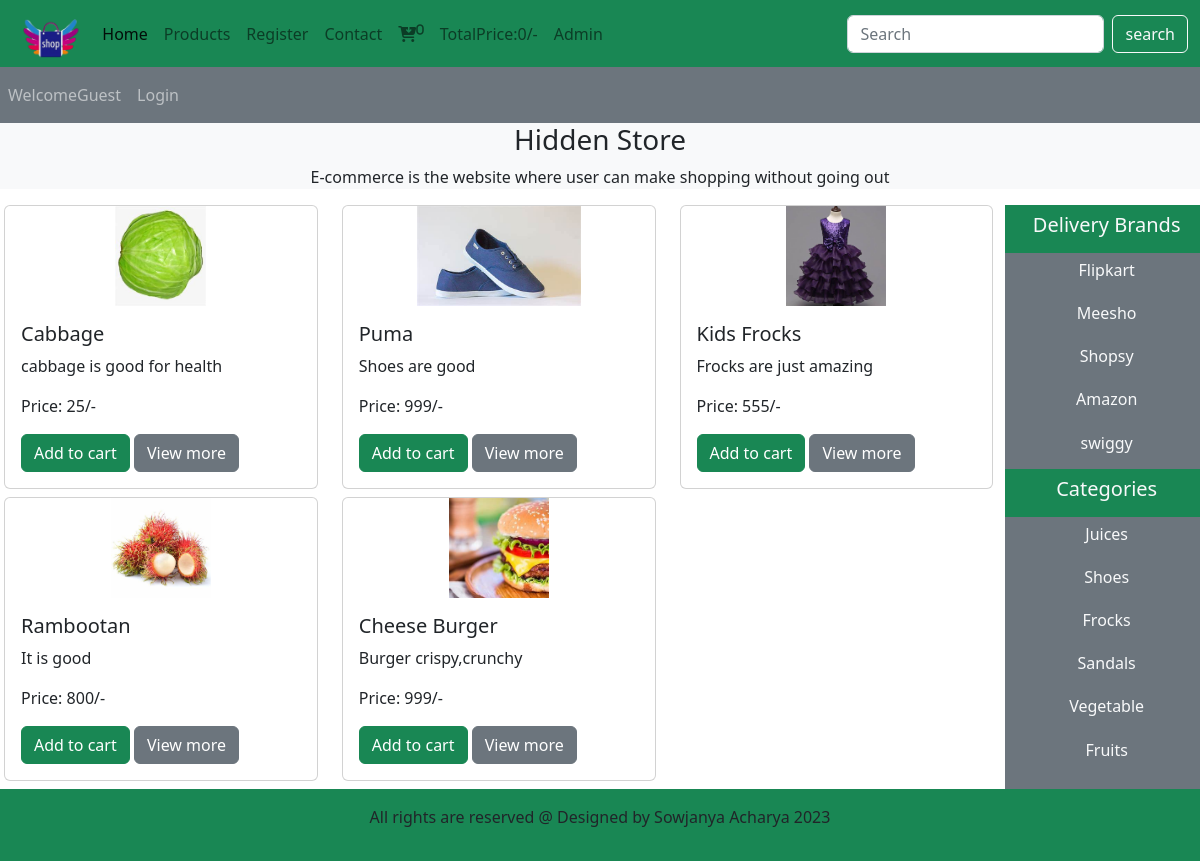
The page / on the database its author committed.
### tables this page shows
CREATE TABLE `products` (
  `products_id` int(11) NOT NULL,
  `products_title` varchar(100) NOT NULL,
  `products_description` varchar(255) NOT NULL,
  `products_keywords` varchar(255) NOT NULL,
  `category_id` int(11) NOT NULL,
  `brands_id` int(11) NOT NULL,
  `products_image1` varchar(255) NOT NULL,
  `products_image2` varchar(255) NOT NULL,
  `products_image3` varchar(255) NOT NULL,
  `products_price` varchar(100) NOT NULL,
  `date` timestamp NOT NULL DEFAULT current_timestamp() ON UPDATE current_timestamp(),
  `status` varchar(100) NOT NULL
);

CREATE TABLE `brands` (
  `brands_id` int(11) NOT NULL,
  `brands_category` varchar(100) NOT NULL
);

CREATE TABLE `categories` (
  `category_id` int(11) NOT NULL,
  `category_title` varchar(100) NOT NULL
);

### functions/commonfunc.php (the view, shortened to what this page needs)
<?php
function getproducts()
{
    global $con;
    if(!isset($_GET['categories']))
    {
        if(!isset($_GET['brand']))
        {
    $select_cat1 = "select * from products order by rand() limit 0,5";
    $result_query = mysqli_query($con,$select_cat1);
    while($row=mysqli_fetch_assoc($result_query)){
      $products_id = $row['products_id'];
      $products_title = $row['products_title'];
      $products_description = $row['products_description'];
      $products_image1 = $row['products_image1'];
      $products_price = $row['products_price'];
      echo "<div class='col-md-4 mb-2'>
      <div class='card' >
        <img src='./admin_area/product_images/$products_image1' class='card-img-top' alt='$products_title'>
          <div class='card-body'>
           <h5 class='card-title'>$products_title</h5>
            <p class='card-text'>$products_description</p>
            <p class='card-text'>Price: $products_price/-</p>
            <a href='index.php?add_to_cart=$products_id' class='btn btn-success'>Add to cart</a>
            <a href='productdetails.php?product_id=$products_id' class='btn btn-secondary'>View more</a>
          </div>
      </div>
    </div>
 ";
}
}
}
}
function getbrands()
{
    global $con;
    $select_brands = "select * from brands";
    $query3 = mysqli_query($con,$select_brands);
    while($result1 = mysqli_fetch_assoc($query3))
    {
       $brands_category = $result1['brands_category'];
       $brands_id = $result1['brands_id'];
       echo "<li class='nav-item'>
       <a href='index.php?brand=$brands_id' class='nav-link text-light'><h6>$brands_category</h6></a>
     </li>";
    }
}
function getcategories()
{
    global $con;
    $select_category = "select * from categories";
    $query4 = mysqli_query($con,$select_category);
    while($result2 = mysqli_fetch_assoc($query4))
    {
      $category_title = $result2['category_title'];
      $category_id = $result2['category_id'];
       echo "<li class='nav-item'>
       <a href='index.php?categories=$category_id' class='nav-link text-light'><h6>$category_title</h6></a>
     </li> ";
    }
}
function getIPAddress() {
   if(!empty($_SERVER['HTTP_CLIENT_IP'])) {
              $ip = $_SERVER['HTTP_CLIENT_IP'];
      }
  elseif (!empty($_SERVER['HTTP_X_FORWARDED_FOR'])) {
              $ip = $_SERVER['HTTP_X_FORWARDED_FOR'];
   }
  else{
           $ip = $_SERVER['REMOTE_ADDR'];
   }
   return $ip;
}
function cartno()
{
  if(isset($_GET['add_to_cart']))
{
  global $con;
  $ip = getIPAddress();
  $select_query5 = "select * from cartdetails where ip_address='$ip'";
  $result_query7 = mysqli_query($con,$select_query5);
  $countcart = mysqli_num_rows($result_query7);
}
    else{
      global $con;
  $ip = getIPAddress();
  $select_query5 = "select * from cartdetails where ip_address='$ip'";
  $result_query7 = mysqli_query($con,$select_query5);
  $countcart = mysqli_num_rows($result_query7);
    }
    echo $countcart;
}
function totalcartprice()
{
  $totalprice=0;
  echo $totalprice;
}
?>

### index.php (shortened to what this page needs)
<?php
include('includes/conn.php');
include('functions/commonfunc.php');
?>
<!DOCTYPE html>
<html lang="en">
  <head>
    <link href="https://cdn.jsdelivr.net/npm/bootstrap@5.2.3/dist/css/bootstrap.min.css" rel="stylesheet">
    <link rel="stylesheet" href="style.css">
    <link rel="stylesheet" href="https://cdnjs.cloudflare.com/ajax/libs/font-awesome/6.4.2/css/all.min.css" />
  </head>
  <body>
<div class="container-fluid p-0">
    <nav class="navbar navbar-expand-lg bg-success">
  <div class="container-fluid">
    <img src="./images/logo3.png" alt = "" class="logo">
    <div class="collapse navbar-collapse" id="navbarSupportedContent">
      <ul class="navbar-nav me-auto mb-2 mb-lg-0">
        <li class="nav-item">
          <a class="nav-link active" aria-current="page" href="index.php">Home</a>
        </li>
        <li class="nav-item">
          <a class="nav-link" href="display.php">Products</a>
        </li>
        <?php
        if(isset($_SESSION['username']))
        {
            echo "<li class='nav-item'>
            <a class='nav-link' href='./users_area/profile.php'>My Account</a>
          </li> ";
        }
        else
        {
          echo "<li class='nav-item'>
          <a class='nav-link' href='./users_area/userregister.php'>Register</a>
        </li> ";
        }
        ?>
        <li class="nav-item">
          <a class="nav-link" href="#">Contact</a>
        </li>
        <li class="nav-item">
          <a class="nav-link" href="cart.php"><i class="fa-solid fa-cart-arrow-down"><sup><?php cartno(); ?></sup></i></a>
        </li>
        <li class="nav-item">
          <a class="nav-link" href="#">TotalPrice:<?php totalcartprice();?>/-</a>
        </li>
        <li class="nav-item">
          <a class="nav-link" href="./admin_area/admin_login.php">Admin</a>
        </li>
      </ul>
      <form class="d-flex" role="search" action="searchprod.php" method ="get">
        <input class="form-control me-2" type="search" placeholder="Search" aria-label="Search" name="searchdata">
        <input type="submit" value ="search" class="btn btn-outline-light" name="searchdataproduct">
      </form>
    </div>
  </div>
</nav>
</div>
<nav class="navbar navbar-expand-lg navbar-dark bg-secondary">
  <ul class="navbar-nav me-auto">
<?php
if(!isset($_SESSION['username']))
{
  echo " <li class = 'nav-item'>
  <a class = 'nav-link' href='#'>WelcomeGuest</a>
</li>";
}
else{
  echo " <li class = 'nav-item'>
  <a class = 'nav-link' href='#'>Welcome ".$_SESSION['username']."</a>
</li>";
}
if(!isset($_SESSION['username']))
{
  echo "<li class = 'nav-item'>
  <a class = 'nav-link' href='./users_area/userlogin.php'>Login</a>
  </li>";
}
else
{
  echo "<li class = 'nav-item'>
  <a class = 'nav-link' href='./users_area/userlogout.php'>Logout</a>
  </li>";
}
?>
</ul>
</nav>
<div class="bg-light">
<h3 class="text-center">Hidden Store</h3>
<p class="text-center">E-commerce is the website where user can make shopping without going out</p></div>
<div class="row px-1">
  <div class="col-md-10">
            <div class="row">
              <?php
              getproducts();
              ?>
              </div>
   </div>
                            <div class="col-md-2 bg-secondary p-0 ">
                              <ul class="navbar-nav me-auto text-center">
                                <li class="nav-item bg-success">
                                  <a href="#" class="nav-link text-light"><h5>Delivery Brands</h5></a>
                                </li>
                                <?php
                               getbrands();
                                ?>
                              </ul>
                              <ul class="navbar-nav me-auto text-center">
                                <li class="nav-item bg-success">
                                  <a href="#" class="nav-link text-light"><h5>Categories</h5></a>
                                </li>
                                <?php
                                getcategories();
                                ?>
                              </ul>
                            </div>
                          <?php
    include('./includes/footer.php');
    ?>
</div>
</body>
</html>

### includes/footer.php
<div class="bg-success p-3 text-center">
      <p>All rights are reserved @ Designed by Sowjanya Acharya 2023</p>
    </div>

### style.css (style rules this page uses)
* { margin: 0; padding: 0; box-sizing: border-box; }
.logo { height: 8%; width: 7%; }
.card-img-top { width: 100%; height: 100px; object-fit: contain; }

### index.php (style rules this page uses)
body { overflow-x: Hidden; }

### rows shown on the page
products: products_image1 (picture), products_title "Cabbage", products_description "cabbage is good for health", products_price "25"
products: products_image1 (picture), products_title "Puma", products_description "Shoes are good", products_price "999"
products: products_image1 (picture), products_title "Kids Frocks", products_description "Frocks are just amazing", products_price "555"
products: products_image1 (picture), products_title "Rambootan", products_description "It is good", products_price "800"
products: products_image1 (picture), products_title "Cheese Burger", products_description "Burger crispy,crunchy", products_price "999"
brands: brands_category "Flipkart"
brands: brands_category "Meesho"
brands: brands_category "Shopsy"
brands: brands_category "Amazon"
brands: brands_category "swiggy"
categories: category_title "Juices"
categories: category_title "Shoes"
categories: category_title "Frocks"
categories: category_title "Sandals"
categories: category_title "Vegetable"
categories: category_title "Fruits"

### other values the page prints
$countcart "0"
$totalprice "0"
